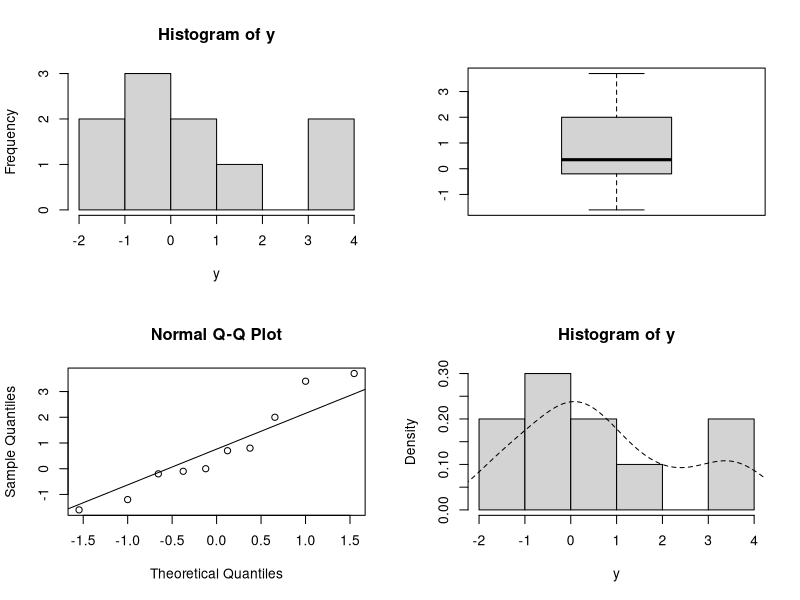
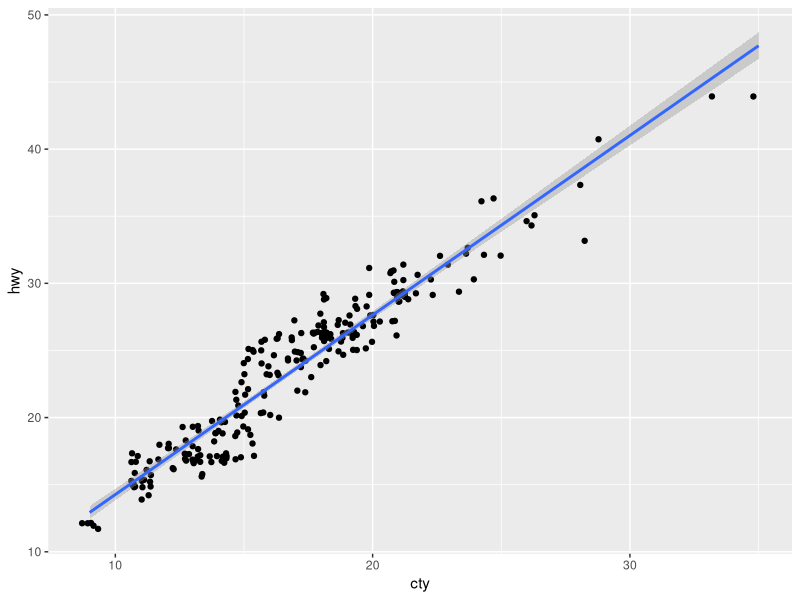
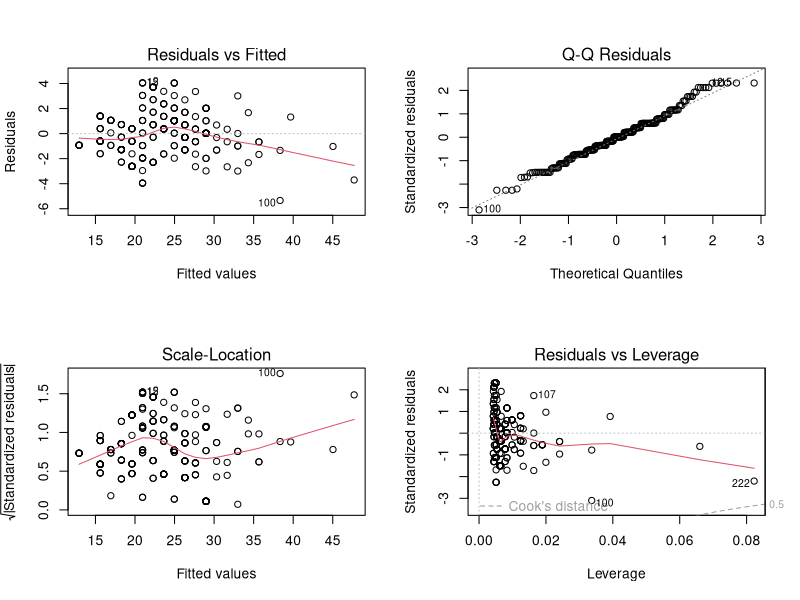
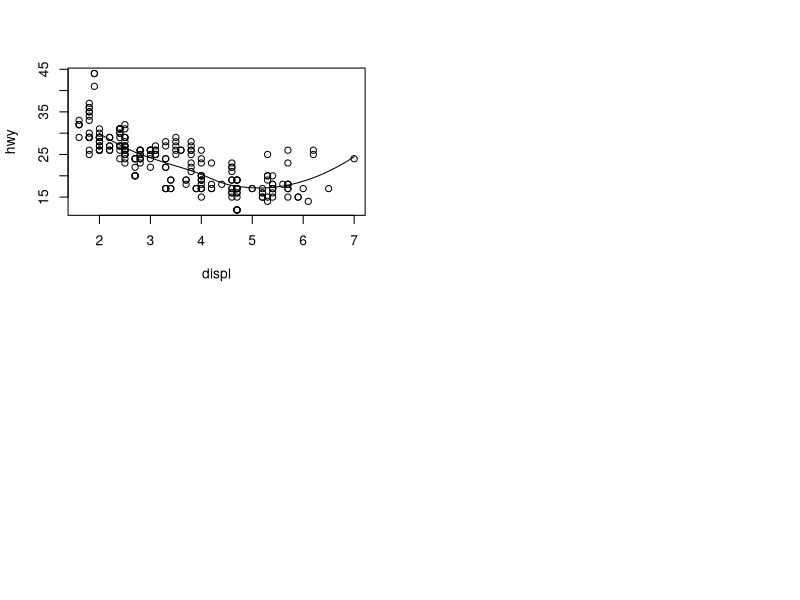
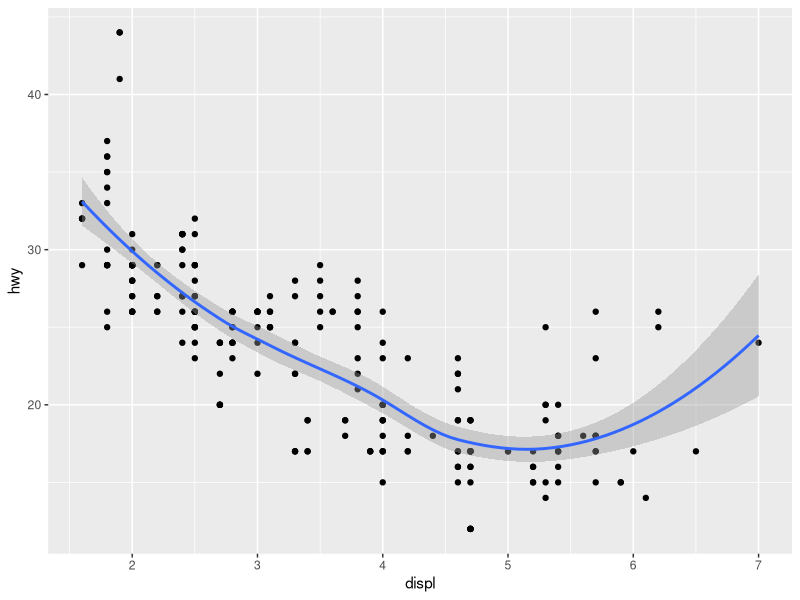
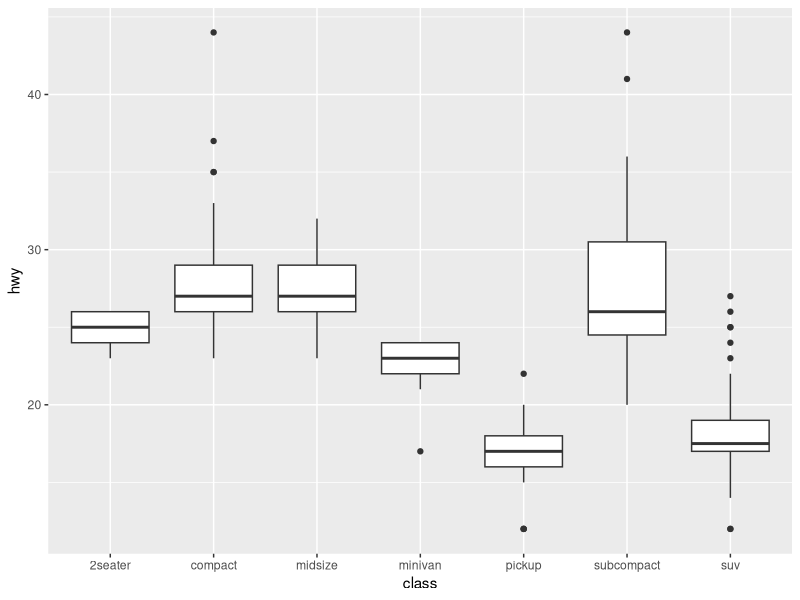
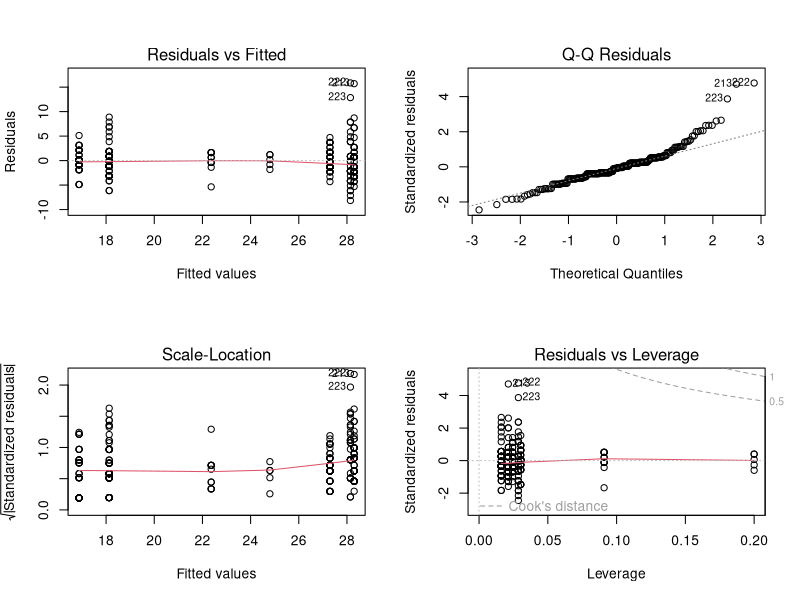

Recreate these plots in R, in order.
## ---- chunk 1
knitr::opts_chunk$set(echo = TRUE)
## ---- chunk 2
library(dplyr)
library(ggplot2)
## ---- chunk 3
y = sleep$extra[sleep$group==1]
par(mfrow=c(2,2))
hist(y)
boxplot(y)
qqnorm(y)
qqline(y)
hist(y,prob=TRUE)
lines(density(y), lty=2)
## ---- chunk 4
glimpse(mpg)
## ---- chunk 5
summary(mpg)
## ---- chunk 6
range(mpg$hwy)
quantile((mpg$hwy))
## ---- chunk 7
t.test(mpg$hwy, mu = 22.9, alternative = "greater")
## ---- chunk 8
hwy = mpg$hwy
c(median(hwy), mad(hwy))
## ---- chunk 9
summary(mpg)
## ---- chunk 10
ggplot(mpg, aes(cty, hwy)) + geom_jitter() + geom_smooth(method='lm')
## ---- chunk 11
with(mpg,cor(cty,hwy))
# kendall, spearman
## ---- chunk 12
hwy_lm = lm(hwy~cty, data=mpg)
summary(hwy_lm)
## ---- chunk 13
predict(hwy_lm, newdata = data.frame(cty=c(10,20,30)))
## ---- chunk 14
predict(hwy_lm, newdata = data.frame(cty=c(10,20,30)),se.fit=TRUE)
## ---- chunk 15
par(mfrow = c(2,2))
plot(hwy_lm)
## ---- chunk 16
library(MASS)
set.seed(123)
lqs(stack.loss ~., data=stackloss)
## ---- chunk 17
plot(hwy ~ displ, data=mpg)
mpg_lo = loess(hwy ~displ, data=mpg)
xs = seq(2,7,length.out = 100)
mpg_pre = predict(mpg_lo, newdata = data.frame(displ = xs), se=TRUE)
lines(xs, mpg_pre$fit)
## ---- chunk 18
ggplot(mpg,aes(displ, hwy)) + geom_point() + geom_smooth()
## ---- chunk 19
mpg %>% ggplot(aes(class, hwy)) + geom_boxplot()
## ---- chunk 20
hwy_lm = lm(hwy ~ class,data=mpg)
summary(hwy_lm)
## ---- chunk 21
par(mfrow=c(2,2))
plot(hwy_lm)
